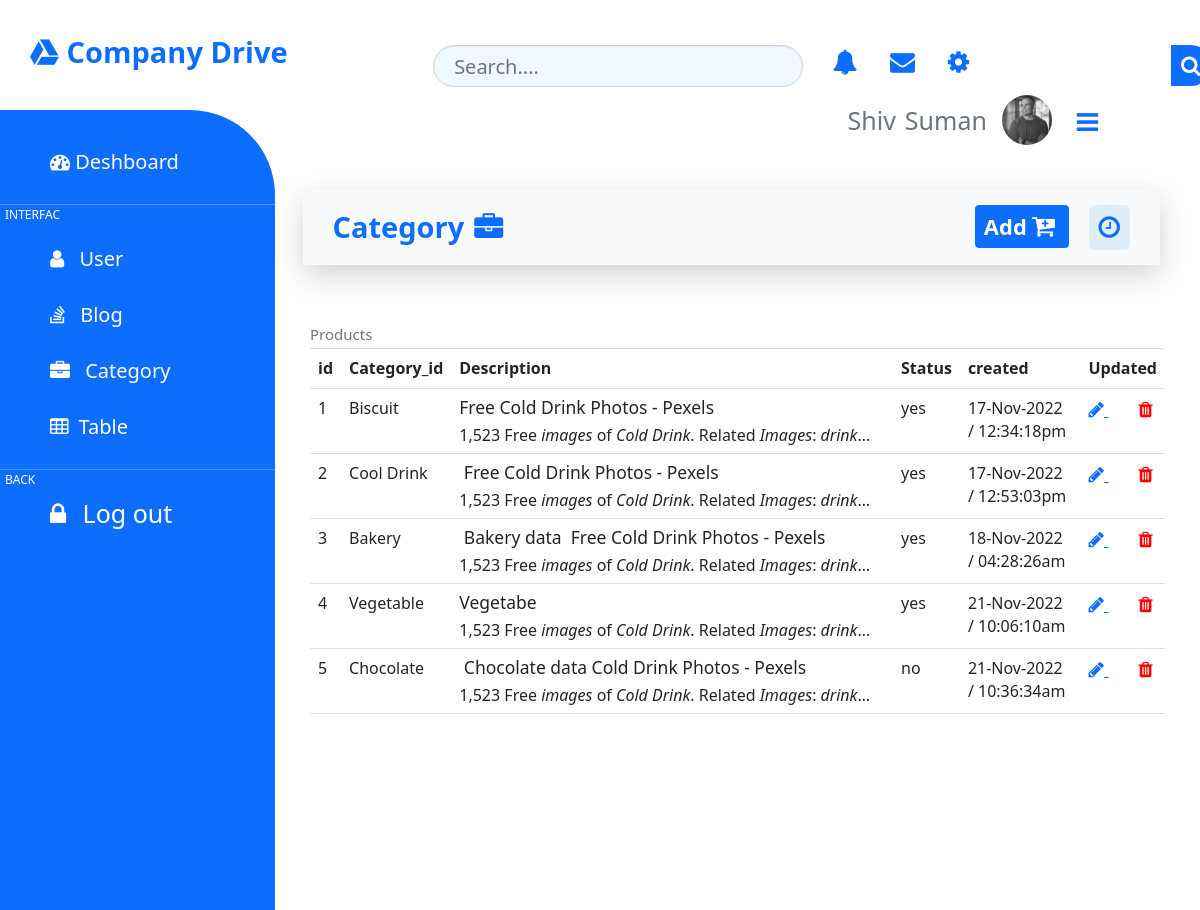
The page /backend/category/index.php (signed in) on the database its author committed.
### tables this page shows
CREATE TABLE `category_2` (
  `id` int(11) NOT NULL,
  `category_id` varchar(255) NOT NULL,
  `description` longtext NOT NULL,
  `image` varchar(255) NOT NULL,
  `status` varchar(255) NOT NULL,
  `created` timestamp NOT NULL DEFAULT current_timestamp()
);

### backend/category/index.php (the view, shortened to what this page needs)
<html>
<head>
</head>
<body>
<?php
        include('../layout/sidebar.php');
?>
    <div style=" height: 100%; margin-left:275px;">
        <div class="conteinar-fluad m-5 p-2">
            <div class="nave">
                <div class="row  ">
                    <div class="col-sm-7 pt-3">
                        <input type="text" class="form-control" id="search" placeholder="Search....">
                        <a href="#" class="barsearch"><i class="fa fa-search fa-sm"></i></a>
                    </div>
                    <div class="col-sm-5">
                        <div class="float-right">
                            <div class="float-left">
                                <i class="fa fa-bell m-4 text-primary" style="font-size: 25px;"></i>
                                <i class="fa fa-envelope m-4 text-primary" style="font-size: 25px;"></i>
                                <i class="fa fa-gear m-4 text-primary" style="font-size: 25px;"></i>
                            </div>
                            <div class="float-left text-muted pl-4 m-4">
                                <h1> <?php echo $rowData['fname'];?> <span class="ml-1"><span> <?php echo $rowData['lname'];?> </h1>
                            </div>
                            <div class="float-left">
                                <img src="../../images/sidhu.PNG" class=" rounded-circle mt-2" width="50px" >
                            </div>
                            <div class="float-left ml-3">
                                <i class="fa fa-bars m-4 pt-2 text-primary"  style="font-size: 25px;"></i>
                            </div>
                        </div>
                    </div>
                </div>
            </div>
            <div class="row mt-5 pt-2 mr-2">
                <div class="shadow-lg bg-light p-4">
                    <div class="text-primary col-sm-6 mt-2">
                        <h1 style="font-size:29px;"><b> Category<i class="fa fa-briefcase ml-3"></i></b></h1>
                    </div>
                    <div class="col-sm-6 ">
                        <div class="float-right ">
                            <div class="float-left text-primary ">
                                <a href="add.php">
                                    <h1 style="font-size:22px;" class="btn btn-primary mr-2"><b>Add<i class="fa fa-cart-plus mr-2 ml-2 " style="font-size: 25px;"></i></b></h1>
                                </a>
                            </div>
                            <div class="float-left ml-4">
                                <i class="fa int fa-clock text-primary" style="font-size: 25px;"></i>
                            </div>
                        </div>
                    </div>
                </div>
            </div>
            <div class="row text-muted mt-5 pt-5">
                <h4> Products </h4>
            </div>
            <div class="row">
                <div col-sm-12>
                    <?php
                        include('../../include/db.php');
                        $sql = "select*from category_2";
                        $result = $comm->query($sql);
                    ?>
                    <table class="table">
                        <tr>
                            <th> id </th>
                            <th> Category_id </th>
                            <th> Description </th>
                            <th> Status </th>
                            <th> created </th>
                            <th> Updated </th>
                        </tr>
                        <?php
                            if($result->num_rows > 0){
                                while($row = $result->fetch_assoc () ) {
                                $d = strtotime($row['created']);
                        ?>
                        <tr>
                            <td><?php echo $row['id']; ?></td>
                            <td><?php echo $row['category_id']; ?></td>
                            <td><div class="overflow"><?php echo $row['description']; ?></div></td>
                            <td><?php echo $row['status']; ?></td>
                            <td><?php echo date("d-M-Y / h:i:sa", $d); ?></td>
                            <td>
                                <a href="edit.php?id=<?php echo $row['id']; ?>" class="icon2 pr-4" style=" background-color: transparent;"><i class="fa fa-pencil"></i> </a>
				                <a href="delete.php?id=<?php echo $row['id']; ?>" class="icon2 ml-4 " style="color:red; background-color: transparent;"> <i class="fa fa-trash"></i> </a>
                            </td>
                        </tr>
                        <?php
                                }
                            } else {
                        ?>
                        <tr>
                            <td colspan="7" align="center"> No Data Faund</td>
                        </tr>
                            <?php } ?>
                    </table>
                </div>
            </div>
        </div>
    </div>
</body>
</html>

### backend/category/index.php (style rules this page uses)
#search { font-size: 20px; border-radius: 50px; background: aliceblue; padding: 20px; width: 75%; float:right; }
.int { background: #dfeef9; border-radius: 6px; padding: 10px; }
.icon2 { font-size: 18px; }
.barsearch { font-size: 21px; position: absolute; margin: 0px 0px 0px 860px; border-left: 1px solid; padding: 10px; background: #0d6efd; border-radius: 0px 20px 20px 0px; color: white; }
.overflow { overflow: hidden; height:48px; line-height:25px; }
.overflow p:first-of-type { overflow: hidden; text-overflow: ellipsis; display: -webkit-box; -webkit-line-clamp: 1; -webkit-box-orient: vertical; }

### rows shown on the page
category_2: id "1", category "Biscuit", description "Free Cold Drink Photos - Pexels 1,523 Free images of Cold Drink . Related Images :", status "yes", created "17-Nov-2022 / 12:34:18pm"
category_2: id "2", category "Cool Drink", description "Free Cold Drink Photos - Pexels 1,523 Free images of Cold Drink . Related Images :", status "yes", created "17-Nov-2022 / 12:53:03pm"
category_2: id "3", category "Bakery", description "Bakery data Free Cold Drink Photos - Pexels 1,523 Free images of Cold Drink . Related Images :", status "yes", created "18-Nov-2022 / 04:28:26am"
category_2: id "4", category "Vegetable", description "Vegetabe 1,523 Free images of Cold Drink . Related Images :", status "yes", created "21-Nov-2022 / 10:06:10am"
category_2: id "5", category "Chocolate", description "Chocolate data Cold Drink Photos - Pexels 1,523 Free images of Cold Drink . Related Images :", status "no", created "21-Nov-2022 / 10:36:34am"

### other values the page prints
$rowData['fname'] "Shiv"
$rowData['lname'] "Suman"
